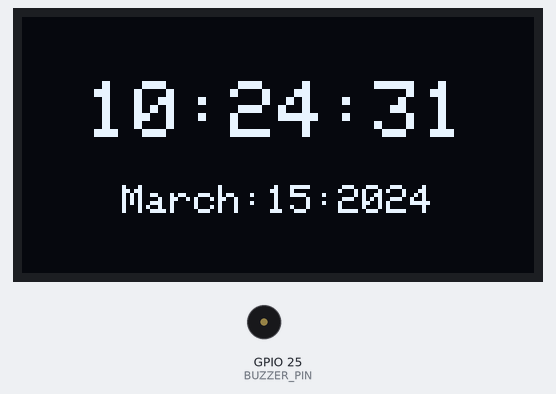
The sketch below on a simulated ESP32. Shown: 128×64 one-colour display, buzzer (waves = sounding, pin HIGH). WiFi joins after 1.5 s; servers stay silent unless stated; the local clock reads 2024-03-15 10:24:30 at power-on unless the sketch sets it; what the sketch prints to the serial monitor is not drawn.

Above: at 1.6 s.
At 5.7 s:
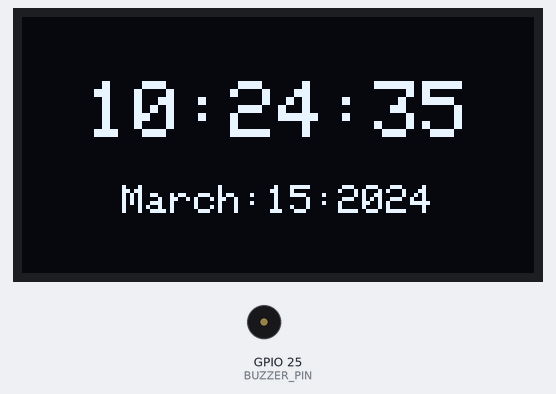
At 10.9 s:
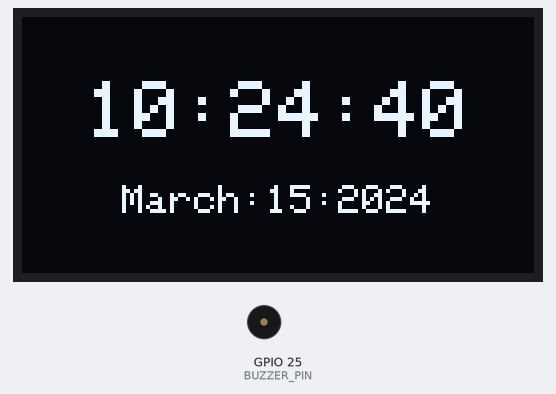
At 20.1 s:
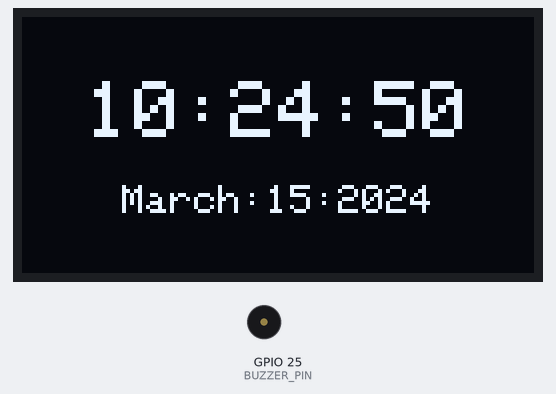
At 29.3 s:
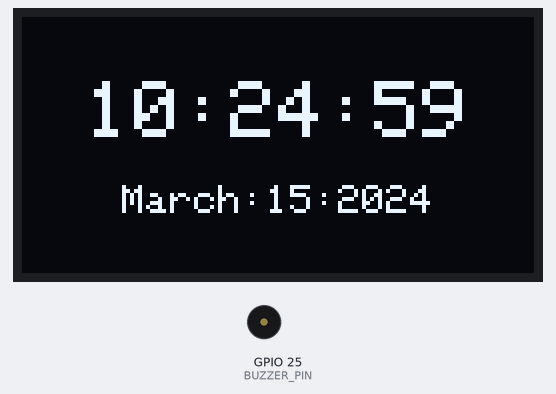
At 38.6 s:
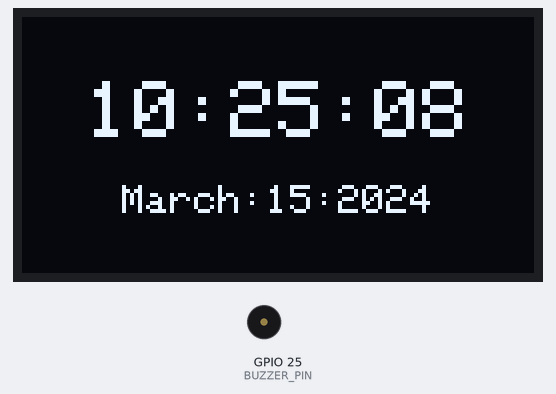

The sketch:

ceasoledcualarma.ino
```cpp
#include <WiFi.h>
#include "time.h"

#include <Wire.h>
#include <Adafruit_GFX.h>
#include <Adafruit_SSD1306.h>


const char* ssid   = "DIGI_86f4d7";
const char* parola   = "21d15123";

const char* serverNTP = "pool.ntp.org";
const long  decalajGMT_sec = 7200;
const int   decalajOraVara_sec = 3600;


// ALARMA
int alarma_ora = 13;
int alarma_minut = 10;
int durata_alarma = 10; // secunde


// BUZZER
#define BUZZER_PIN 25


// OLED
#define SCREEN_WIDTH 128
#define SCREEN_HEIGHT 64

Adafruit_SSD1306 display(SCREEN_WIDTH, SCREEN_HEIGHT, &Wire, -1);


void setup() {

  Serial.begin(115200);

  // Pornire buzzer
  pinMode(BUZZER_PIN, OUTPUT);
  digitalWrite(BUZZER_PIN, LOW);


  // Pornire OLED
  if (!display.begin(SSD1306_SWITCHCAPVCC, 0x3C)) {

    Serial.println("OLED failed!");

    while (true) {
      delay(1000);
    }
  }


  display.clearDisplay();
  display.setTextColor(WHITE);
  display.setTextSize(1);
  display.setCursor(0, 0);

  display.println("Connecting WiFi...");
  display.display();


  // Conectare la Wi-Fi
  Serial.print("Se conecteaza la ");
  Serial.println(ssid);

  WiFi.begin(ssid, parola);

  while (WiFi.status() != WL_CONNECTED) {
    delay(500);
    Serial.print(".");
  }

  Serial.println("");
  Serial.println("Wi-Fi conectat.");


  // Initializare ora prin NTP
  configTime(decalajGMT_sec, decalajOraVara_sec, serverNTP);

  afisareOraLocala();


  // Oprim Wi-Fi dupa sincronizarea orei
  WiFi.disconnect(true);
  WiFi.mode(WIFI_OFF);
}


void loop() {

  delay(1000);

  afisareOraLocala();
}


void afisareOraLocala() {

  struct tm infoOra;

  if (!getLocalTime(&infoOra)) {

    Serial.println("Nu s-a putut obtine ora");
    return;
  }


  // -------------------------
  // AFISARE OLED
  // -------------------------

  display.clearDisplay();


  // Ora
  display.setTextSize(2);
  display.setTextColor(WHITE);
  display.setCursor(16, 16);

  display.println(&infoOra, "%H:%M:%S");


  // Data
  display.setTextSize(1);
  display.setCursor(25, 42);

  display.println(&infoOra, "%B:%d:%Y");


  display.display();


  // -------------------------
  // SERIAL MONITOR
  // -------------------------

  Serial.println(&infoOra, "%A, %B %d %Y %H:%M:%S");


  // -------------------------
  // ALARMA
  // -------------------------

  if (infoOra.tm_hour == alarma_ora &&
      infoOra.tm_min == alarma_minut &&
      infoOra.tm_sec == 0) {

    Serial.println("ALARMA!");

    digitalWrite(BUZZER_PIN, HIGH);

    delay(durata_alarma * 1000);

    digitalWrite(BUZZER_PIN, LOW);
  }
}
```

Measured:
- what the display in image 0 shows lasts 1.0 s, from 1.6 s to 2.6 s
